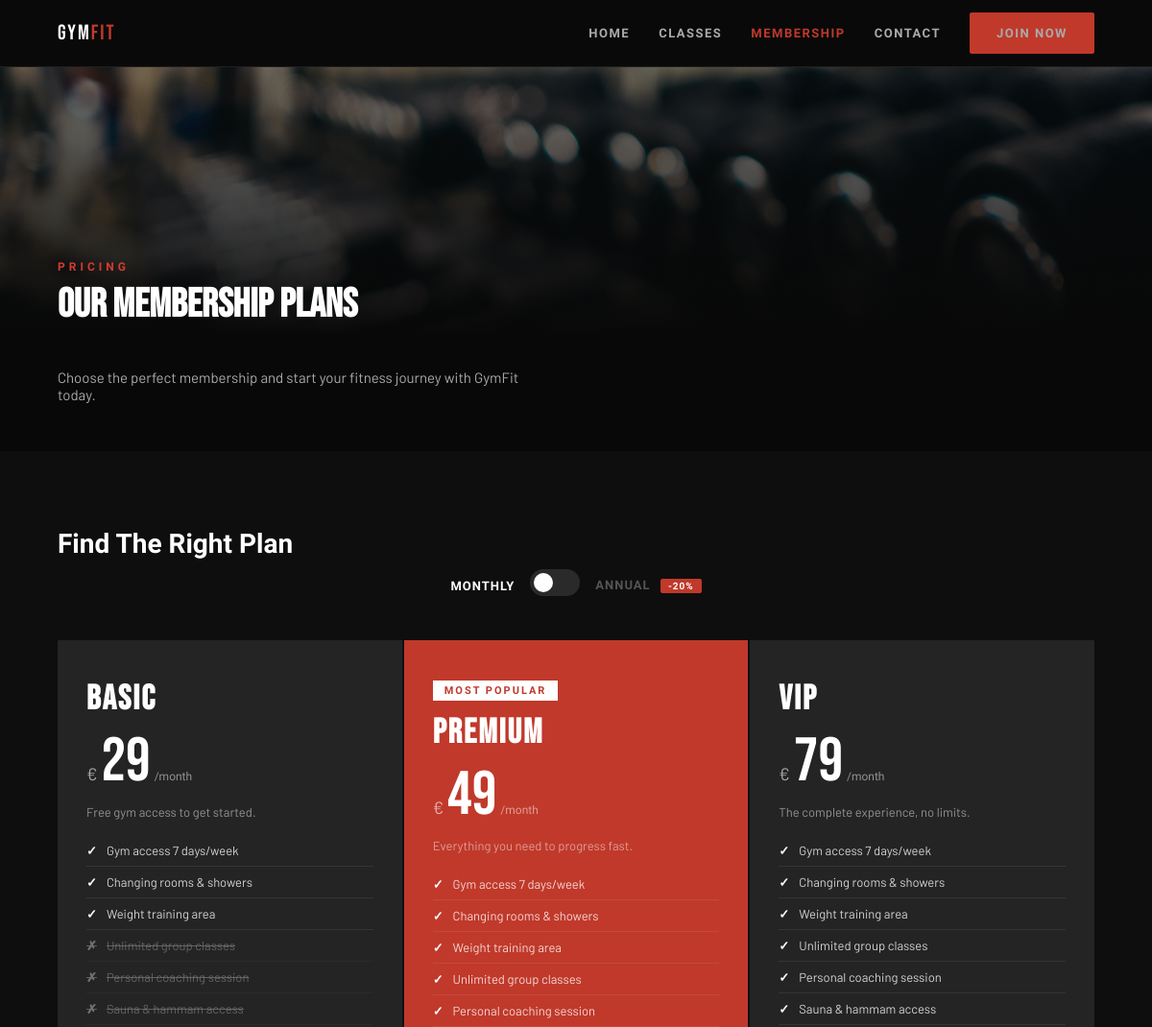
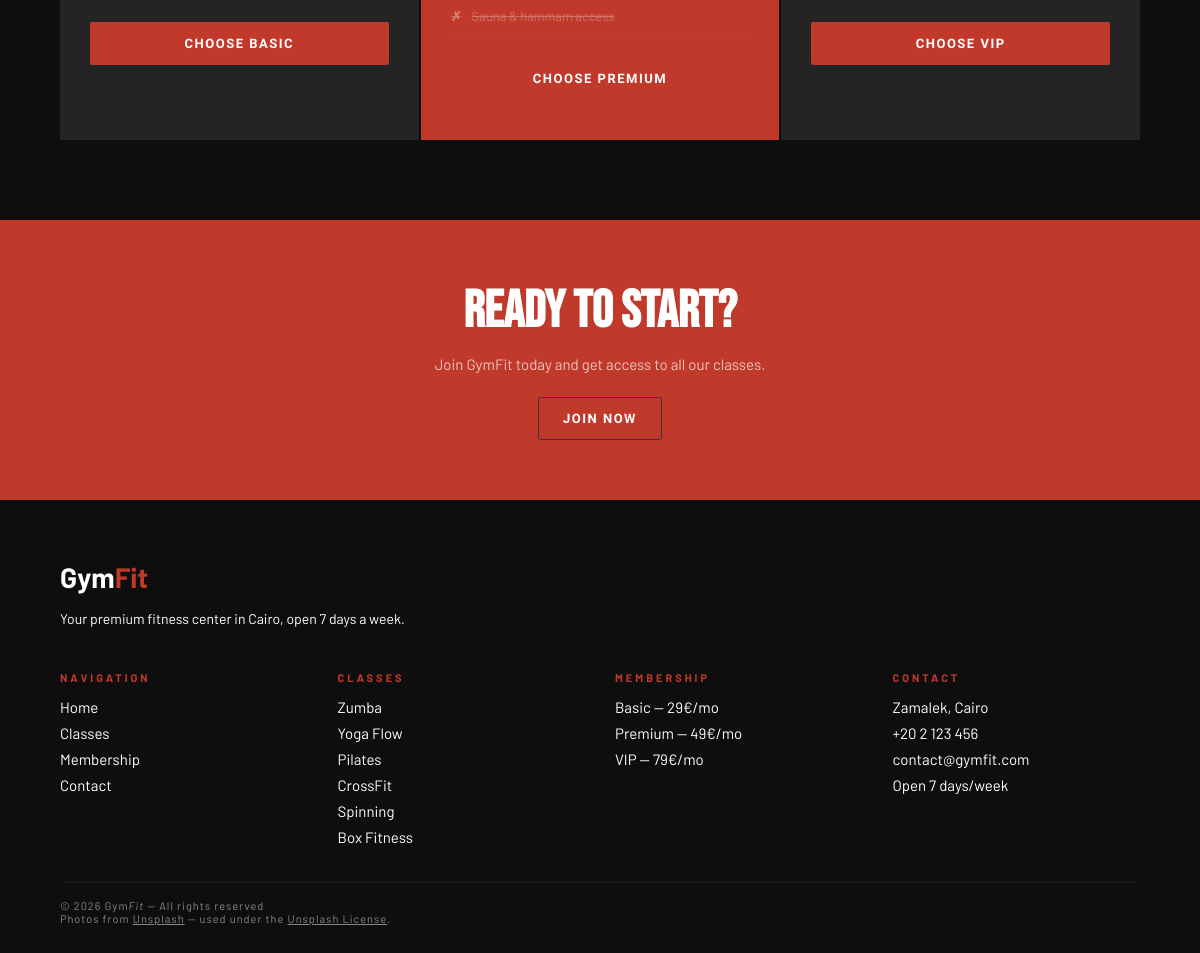
The page /index.php?route=membership on the database its author committed (2 pictures, top to bottom).
### tables this page shows
CREATE TABLE IF NOT EXISTS subscriptions (
    id_subscription  INT           AUTO_INCREMENT PRIMARY KEY,
    name             VARCHAR(50)   NOT NULL,
    monthly_price    DECIMAL(10,2) NOT NULL,
    description      TEXT,
    class_access     BOOLEAN       DEFAULT FALSE,
    coaching_access  BOOLEAN       DEFAULT FALSE,
    sauna_access     BOOLEAN       DEFAULT FALSE
);

CREATE TABLE IF NOT EXISTS courses (
    id_class     INT          AUTO_INCREMENT PRIMARY KEY,
    name         VARCHAR(100) NOT NULL,
    type         VARCHAR(50),
    level        VARCHAR(50),
    coach        VARCHAR(100),
    day          VARCHAR(20),
    start_time   TIME,
    end_time     TIME,
    max_capacity INT          DEFAULT 20
);

### app/controllers/AbstractController.php (called while the page is built, shortened)
 <?php
abstract class AbstractController
{
protected function render(string $view, array $data = []): void
{
    $subscriptionManager = new SubscriptionManager();
    $data['footerSubscriptions'] = $subscriptionManager->findAll();
    $courseManager = new CourseManager();
    $data['footerCourses'] = $courseManager->findAll();
    require __DIR__ . '/../views/' . $view . '.phtml';
}
}

### app/controllers/MembershipController.php (called while the page is built)
<?php
class MembershipController extends AbstractController
{
    public function index(): void
    {
        $subscriptionManager = new SubscriptionManager();
        $this->render('membership', [
            'title'         => 'GymFit — Membership',
            'subscriptions' => $subscriptionManager->findAll()
        ]);
    }
}

### index.php (called while the page is built, shortened)
<?php
$router = new Router();
$router->handleRequest($_GET);

### app/managers/AbstractManager.php (called while the page is built, shortened)
<?php
abstract class AbstractManager
{
    public function __construct()
    {
        try {
            $connexion = "mysql:host=".$_ENV["DB_HOST"].";port=3306;charset=".$_ENV["DB_CHARSET"].";dbname=".$_ENV["DB_NAME"];
            $this->db = new PDO(
                $connexion,
                $_ENV["DB_USER"],
                $_ENV["DB_PASSWORD"]
            );
        }catch (PDOException $e){
            error_log('Database connection failed: ' . $e->getMessage());
            if (($_ENV['APP_ENV'] ?? 'production') === 'development') {
                die('Connexion échouée : ' . $e->getMessage());
            }
            http_response_code(503);
            die('Service temporarily unavailable. Please try again later.');
        }
    }
}

### app/managers/SubscriptionManager.php (called while the page is built, shortened)
<?php
class SubscriptionManager extends AbstractManager
{
    public function findAll(): array
    {
        $query = $this->db->prepare(
            'SELECT * FROM subscriptions ORDER BY monthly_price'
        );
        $query->execute();
        $rows = $query->fetchAll(PDO::FETCH_ASSOC);
        $subscriptions = [];
        foreach ($rows as $row) {
            $subscription = new Subscription(
                $row['name'],
                $row['monthly_price'],
                $row['class_access'],
                $row['coaching_access'],
                $row['sauna_access'],
                $row['description'],
                $row['id_subscription']
            );
            $subscriptions[] = $subscription;
        }
        return $subscriptions;
    }
}

### app/managers/CourseManager.php (called while the page is built, shortened)
<?php
class CourseManager extends AbstractManager
{
    public function findAll(): array
    {
        $query = $this->db->prepare(
            'SELECT * FROM courses ORDER BY day, start_time'
        );
        $query->execute();
        $rows = $query->fetchAll(PDO::FETCH_ASSOC);
        $courses = [];
        foreach ($rows as $row) {
            $course = new Course(
                $row['name'],
                $row['type'],
                $row['level'],
                $row['coach'],
                $row['day'],
                $row['start_time'],
                $row['end_time'],
                $row['max_capacity'],
                $row['id_class']
            );
            $courses[] = $course;
        }
        return $courses;
    }
}

### app/models/Subscription.php (called while the page is built, shortened)
<?php
class Subscription {
    public function getId(): ?int {
        return $this->id;
    }
    public function getName(): string {
        return $this->name;
    }
    public function getMonthlyPrice(): float {
        return $this->monthlyPrice;
    }
    public function getDescription(): ?string {
        return $this->description;
    }
    public function hasClassAccess(): bool {
        return $this->classAccess;
    }
    public function hasCoachingAccess(): bool {
        return $this->coachingAccess;
    }
    public function hasSaunaAccess(): bool {
        return $this->saunaAccess;
    }
}

### app/models/Course.php (called while the page is built, shortened)
<?php
class Course {
    public function getName(): string {
        return $this->name;
    }
    public function getType(): string {
        return $this->type;
    }
}

### app/views/membership.phtml (the view, shortened to what this page needs)
<?php require_once __DIR__ . '/layout/header.phtml'; ?>
    <section class="hero-classes" aria-label="Classes introduction">
        <div class="hero-classes-content">
            <span class="sec-tag">Pricing</span>
            <h1 class="sec-title">Our Membership Plans</h1>
           <p class="hero-classes-desc">
                Choose the perfect membership and start your fitness journey with GymFit today.
            </p>
        </div>
    </section>
<section class="plans-section">
    <h2 class="srv-name">Find The Right Plan</h2>
    <div class="billing-toggle">
        <span class="billing-label active" id="label-monthly">Monthly</span>
        <label class="toggle-wrap">
            <span class="toggle-slider"></span>
        </label>
        <span class="billing-label" id="label-annual">
            Annual
            <span class="annual-badge">-20%</span>
        </span>
    </div>
    <?php
    $subscriptions = $data['subscriptions'] ?? [];
    ?>
    <div class="plans-grid">
        <?php foreach ($subscriptions as $subscription):
            $monthlyPrice = $subscription->getMonthlyPrice();
        ?>
        <article class="plan-card <?= $subscription->getName() === 'Premium' ? 'featured' : '' ?>">
            <?php if ($subscription->getName() === 'Premium'): ?>
                <div class="plan-badge">Most Popular</div>
            <?php endif; ?>
            <h3 class="plan-name">
                <?= htmlspecialchars($subscription->getName()) ?>
            </h3>
            <div class="plan-price price-monthly">
                <span class="p-cur">€</span>
                <span class="p-amt"><?= $monthlyPrice ?></span>
                <span class="p-per">/month</span>
            </div>
            <?php if ($subscription->getDescription()): ?>
                <p class="plan-desc">
                    <?= htmlspecialchars($subscription->getDescription()) ?>
                </p>
            <?php endif; ?>
            <ul class="plan-feats">
                <li>Gym access 7 days/week</li>
                <li>Changing rooms & showers</li>
                <li>Weight training area</li>
                <li class="<?= $subscription->hasClassAccess() ? '' : 'no' ?>">
                    Unlimited group classes
                </li>
                <li class="<?= $subscription->hasCoachingAccess() ? '' : 'no' ?>">
                    Personal coaching session
                </li>
                <li class="<?= $subscription->hasSaunaAccess() ? '' : 'no' ?>">
                    Sauna & hammam access
                </li>
            </ul>
            <a href="index.php?route=register&amp;plan=<?= $subscription->getId() ?>"
               class="btn-red plan-cta">
                Choose <?= htmlspecialchars($subscription->getName()) ?>
            </a>
        </article>
        <?php endforeach; ?>
    </div>
</section>
    <section class="cta-section">
        <h2 class="cta-title">Ready to Start?</h2>
        <p class="cta-desc">Join GymFit today and get access to all our classes.</p>
        <a href="index.php?route=register" class="btn-outline">Join Now</a>
    </section>
<?php require_once __DIR__ . '/layout/footer.phtml'; ?>

### app/services/Router.php (shortened to what this page needs)
<?php
class Router {
    public function handleRequest(array $get): void
    {
        if (!empty($get['route'])) {
            if ($get['route'] === 'home') {
                $controller = new HomeController();
                $controller->index();
            }
            else if ($get['route'] === 'classes') {
                $controller = new CoursController();
                $controller->index();
            }
            else if ($get['route'] === 'membership') {
                $controller = new MembershipController();
                $controller->index();
            }
        }
        else {
            $controller = new HomeController();
            $controller->index();
        }
    }
}

### app/views/layout/header.phtml (shortened to what this page needs)
<!DOCTYPE html>
<html lang="en">
<head>
    <link rel="stylesheet" href="public/assets/css/main.css">
   <link rel="stylesheet" href="public/assets/css/pages.css">
</head>
<body>
<nav class="nav-public">
    <a href="index.php?route=home" class="logo">Gym<em>Fit</em></a>
    <div class="nav-links">
        <a href="index.php?route=home"
           <?= (($_GET['route'] ?? 'home') === 'home') ? 'class="active"' : '' ?>>Home</a>
        <a href="index.php?route=classes"
           <?= (($_GET['route'] ?? '') === 'classes') ? 'class="active"' : '' ?>>Classes</a>
        <a href="index.php?route=membership"
           <?= (($_GET['route'] ?? '') === 'membership') ? 'class="active"' : '' ?>>Membership</a>
        <a href="index.php?route=contact"
           <?= (($_GET['route'] ?? '') === 'contact') ? 'class="active"' : '' ?>>Contact</a>
        <?php if (isset($_SESSION['user'])): ?>
            <?php if ($_SESSION['user']['role'] === 'admin'): ?>
                <a href="index.php?route=admin">Dashboard</a>
            <?php else: ?>
                <a href="index.php?route=member">
                    <?= htmlspecialchars($_SESSION['user']['first_name']) ?>
                </a>
            <?php endif; ?>
            <a href="index.php?route=logout" class="btn-red">Logout</a>
        <?php else: ?>
            <a href="index.php?route=register" class="btn-red">Join Now</a>
        <?php endif; ?>
    </div>
</nav>

### app/views/layout/footer.phtml (shortened to what this page needs)
<footer>
    <div class="ft-logo">Gym<em>Fit</em></div>
    <p class="ft-desc">Your premium fitness center in Cairo, open 7 days a week.</p>
    <div class="ft-grid">
        <div class="ft-col">
            <h4>Navigation</h4>
            <a href="index.php?route=home">Home</a>
            <a href="index.php?route=classes">Classes</a>
            <a href="index.php?route=membership">Membership</a>
            <a href="index.php?route=contact">Contact</a>
        </div>
        <div class="ft-col">
            <h4>Classes</h4>
            <?php foreach ($data['footerCourses'] ?? [] as $course): ?>
                <a href="index.php?route=classes&amp;type=<?= urlencode($course->getType()) ?>">
                    <?= htmlspecialchars($course->getName()) ?>
                </a>
            <?php endforeach; ?>
        </div>
        <div class="ft-col">
            <h4>Membership</h4>
            <?php foreach ($data['footerSubscriptions'] ?? [] as $subscription): ?>
                <?php
                $price = rtrim(rtrim(number_format($subscription->getMonthlyPrice(), 2, '.', ''), '0'), '.');
                ?>
                <a href="index.php?route=membership">
                    <?= htmlspecialchars($subscription->getName()) ?> — <?= $price ?>€/mo
                </a>
            <?php endforeach; ?>
        </div>
        <div class="ft-col">
            <h4>Contact</h4>
            <a>Zamalek, Cairo</a>
            <a>+20 2 123 456</a>
            <a>contact@gymfit.com</a>
            <a>Open 7 days/week</a>
        </div>
    </div>
 <div class="ft-bottom">
    <span>© 2026 Gym<em>Fit</em> — All rights reserved</span>
    <br>
    <span>
        Photos from
        <a href="https://unsplash.com" target="_blank" rel="noopener noreferrer">Unsplash</a>
        — used under the
        <a href="https://unsplash.com/license" target="_blank" rel="noopener noreferrer">Unsplash License</a>.
    </span>
</div>
</footer>
</body>
</html>

### public/assets/css/main.css (style rules this page uses)
:root { --red: #C0392B; --red-d: #96281B; --black: #0e0e0e; --dark: #1A1A1A; --dark2: #242424; --white: #ffffff; --gray: #f5f5f5; --font-display: 'Bebas Neue', sans-serif; --font-ui: 'Barlow Condensed', sans-serif; --font-body: 'Barlow', sans-serif; }
* { box-sizing: border-box; margin: 0; padding: 0; }
body { font-family: var(--font-body); background: var(--black); color: var(--white); }
a { color: inherit; }
.nav-public { background: rgba(10,10,10,.97); display: flex; align-items: center; justify-content: space-between; padding: 0 20px; height: 56px; border-bottom: 1px solid #1e1e1e; position: sticky; top: 0; z-index: 100; }
.logo { font-family: var(--font-display); font-size: 22px; letter-spacing: 2px; color: #fff; text-decoration: none; }
.logo em { color: var(--red); font-style: normal; }
.nav-links { display: none; }
.nav-links a { color: #aaa; text-decoration: none; margin-left: 30px; font-family: var(--font-ui); font-size: 13px; font-weight: 600; letter-spacing: 1.5px; text-transform: uppercase; }
.nav-links a.active { color: var(--red); }
.sec-tag { font-family: var(--font-ui); font-size: 11px; font-weight: 700; color: var(--red); letter-spacing: 4px; text-transform: uppercase; margin-bottom: 10px; }
.sec-title { font-family: var(--font-display); font-size: 36px; color: #fff; margin-bottom: 28px; line-height: 1; }
.btn-red { background: var(--red); color: #fff; border: none; padding: 14px 28px; font-family: var(--font-ui); font-size: 13px; font-weight: 700; letter-spacing: 1.5px; text-transform: uppercase; cursor: pointer; border-radius: 2px; text-decoration: none; display: inline-block; text-align: center; }
.btn-outline { background: transparent; color: #fff; border: 1px solid #3a3a3a; padding: 13px 24px; font-family: var(--font-ui); font-size: 13px; font-weight: 700; letter-spacing: 1.5px; text-transform: uppercase; cursor: pointer; border-radius: 2px; text-decoration: none; display: inline-block; text-align: center; }
.ft-grid { display: grid; grid-template-columns: repeat(4, 1fr); gap: 24px; margin-bottom: 28px; }
.ft-col a { display: block; color: #fff; font-size: 15px; margin-bottom: 8px; text-decoration: none; }
.ft-col h4 { font-size: 11px; font-weight: 700; color: var(--red); letter-spacing: 3px; text-transform: uppercase; margin-bottom: 14px; }
.ft-desc { color: #fff; font-size: 14px; line-height: 1.8; margin-bottom: 28px; }
.ft-logo { font-size: 28px; font-weight: 700; color: #fff; margin-bottom: 12px; }
.ft-logo em { color: var(--red); font-style: normal; }
.ft-bottom { border-top: 1px solid #1a1a1a; padding-top: 16px; font-size: 11px; color: #888; letter-spacing: 1px; }
.ft-bottom a { color: #888; text-decoration: underline; }
.plan-badge { display: inline-block; background: #fff; color: var(--red); font-family: var(--font-ui); font-size: 11px; font-weight: 700; letter-spacing: 2px; text-transform: uppercase; padding: 4px 12px; margin-bottom: 12px; }
.annual-badge { display: inline-block; background: var(--red); color: #fff; font-family: var(--font-ui); font-size: 10px; font-weight: 700; letter-spacing: 1px; padding: 2px 8px; border-radius: 2px; margin-left: 6px; vertical-align: middle; }
label { display: block; font-size: 13px; font-weight: bold; margin-bottom: 6px; color: #333; }
@media (min-width: 1024px) { .nav-public { padding: 0 60px; height: 70px; } }
@media (min-width: 1024px) { .nav-links { display: flex; align-items: center; } }
@media (min-width: 1024px) { .sec-title { font-size: 52px; margin-bottom: 40px; } }
@media (min-width: 1024px) { .ft-grid { grid-template-columns: repeat(4, 1fr); gap: 30px; } }
@media (min-width: 1024px) { footer { padding: 60px; } }
@media (min-width: 1024px) { .ft-desc { margin-bottom: 40px; } }

### rows shown on the page
subscriptions: name "Basic", monthly_price "29", description "Free gym access to get started.", name "BASIC"
subscriptions: shows "MOST POPULAR", name "Premium", monthly_price "49", description "Everything you need to progress fast.", name "PREMIUM"
subscriptions: name "VIP", monthly_price "79", description "The complete experience, no limits."
courses: name "Zumba"
courses: name "Yoga Flow"
courses: name "Pilates"
courses: name "CrossFit"
courses: name "Spinning"
courses: name "Box Fitness"
